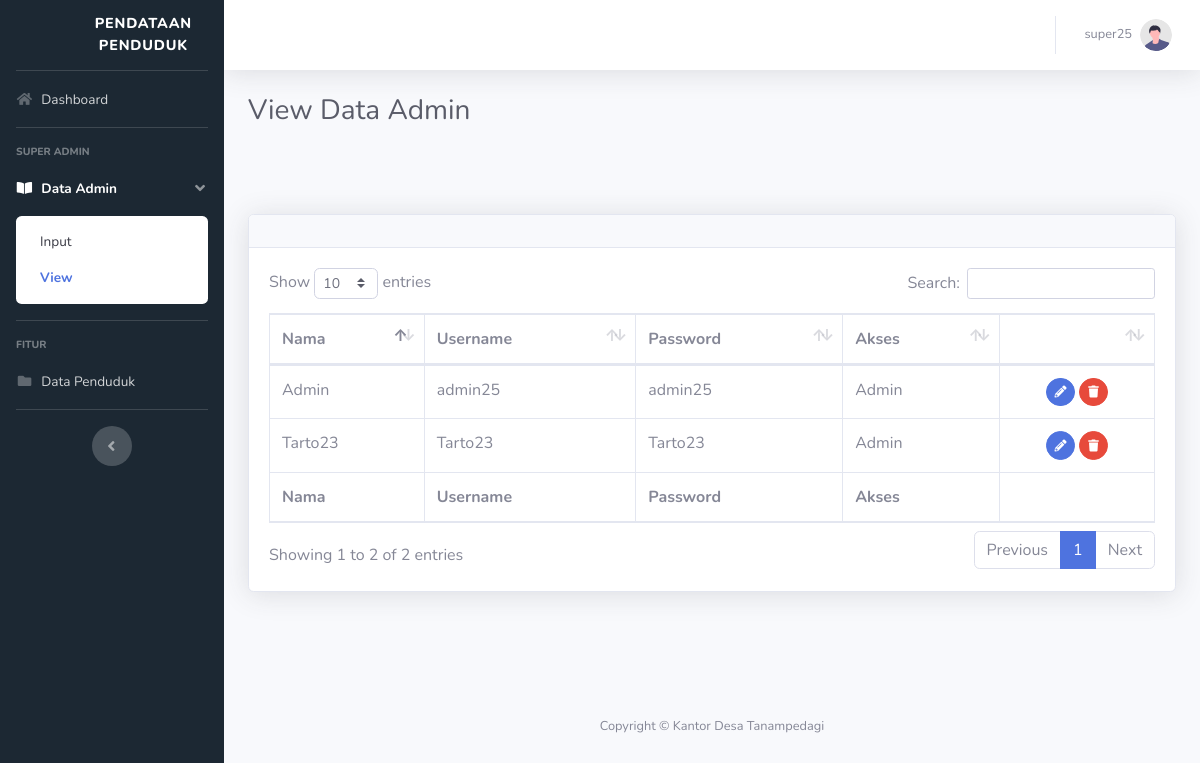
Page /Program/view_admin.php (signed in) on the committed database.
### tables this page shows
CREATE TABLE `akun` (
  `id_akun` int(11) NOT NULL,
  `nama_akun` varchar(50) NOT NULL,
  `username_akun` varchar(16) NOT NULL,
  `password_akun` varchar(16) NOT NULL,
  `id_akses` int(11) NOT NULL
);

### Program/view_admin.php (the view, shortened to what this page needs)
<!DOCTYPE html>
<html lang="en">
<head>
    <link href="vendor/fontawesome-free/css/all.min.css" rel="stylesheet" type="text/css">
    <link href="css/sb-admin-2.min.css" rel="stylesheet">
    <link rel="stylesheet" type="text/css" href="css/style.css">
    <link href="vendor/datatables/dataTables.bootstrap4.min.css" rel="stylesheet">
</head>
<body id="page-top">
    <div id="wrapper">
        <ul class="navbar-nav samping sidebar sidebar-dark accordion" id="accordionSidebar">
            <a class="sidebar-brand d-flex align-items-center justify-content-center" href="dashboard_super.php">
                <div class="sidebar-brand-icon logo">
                </div>
                <div class="sidebar-brand-text mx-3 text">Pendataan Penduduk</div>
            </a>
            <hr class="sidebar-divider my-0">
            <li class="nav-item">
                <a class="nav-link" href="dashboard_super.php">
                    <i class="fas fa-fw fa-home"></i>
                    <span>Dashboard</span></a>
            </li>
            <hr class="sidebar-divider">
            <div class="sidebar-heading">
                Super Admin
            </div>
            <li class="nav-item active">
                <a class="nav-link" href="#" data-toggle="collapse" data-target="#collapseTwo"
                    aria-expanded="true" aria-controls="collapseTwo">
                    <i class="fas fa-fw fa-book-open"></i>
                    <span>Data Admin</span>
                </a>
                <div id="collapseTwo" class="collapse show" aria-labelledby="headingTwo" data-parent="#accordionSidebar">
                    <div class="bg-white py-2 collapse-inner rounded">
                        <a class="collapse-item" href="input_admin.php">Input</a>
                        <a class="collapse-item active" href="view_admin.php">View</a>
                    </div>
                </div>
            </li>
            <hr class="sidebar-divider">
            <div class="sidebar-heading">
                Fitur
            </div>
            <li class="nav-item">
                <a class="nav-link" href="view_all_data.php">
                    <i class="fas fa-fw fa-folder"></i>
                    <span>Data Penduduk</span></a>
            </li>
            <hr class="sidebar-divider d-none d-md-block">
            <div class="text-center d-none d-md-inline">
                <button class="rounded-circle border-0" id="sidebarToggle"></button>
            </div>
        </ul>
        <div id="content-wrapper" class="d-flex flex-column">
            <div id="content" class="tengah">
                <nav class="navbar navbar-expand navbar-light bg-white topbar mb-4 static-top shadow">
                    <ul class="navbar-nav ml-auto">
                        <li class="nav-item dropdown no-arrow">
                            <a class="nav-link dropdown-toggle" href="#" id="userDropdown" role="button"
                                data-toggle="dropdown" aria-haspopup="true" aria-expanded="false">
                                <span class="mr-2 d-none d-lg-inline text-gray-600 small"><?php echo $_SESSION['username_akun']; ?></span>
                                <img class="img-profile rounded-circle"
                                    src="img/undraw_profile.svg">
                            </a>
                        </li>
                    </ul>
                </nav>
                <div class="container-fluid">
                    <h1 class="h3 mb-4 text-gray-800">View Data Admin</h1>
                    <div class="input_down">
                    </div>
                    <br>
                    <div class="card shadow mb-4">
                        <div class="card-header py-3">
                        </div>
                        <div class="card-body">
                            <div class="table-responsive">
                                <table class="table table-bordered" id="dataTable" width="100%" cellspacing="0">
                                    <thead>
                                        <tr>
                                            <th>Nama</th>
                                            <th>Username</th>
                                            <th>Password</th>
                                            <th>Akses</th>
                                            <th></th>
                                        </tr>
                                    </thead>
                                    <tfoot>
                                        <tr>
                                            <th>Nama</th>
                                            <th>Username</th>
                                            <th>Password</th>
                                            <th>Akses</th>
                                            <th></th>
                                        </tr>
                                    </tfoot>
                                    <tbody>
                                    <?php
                                    require ('koneksi.php');
                                    $result= mysqli_query($conn, "SELECT * FROM akun WHERE id_akses = 2");
                                    while ($data = mysqli_fetch_array($result)){
                                    ?>
                                        <tr>
                                            <td><?php echo $data['nama_akun']; ?></td>
                                            <td><?php echo $data['username_akun']; ?></td>
                                            <td><?php echo $data['password_akun']; ?></td>
                                            <td>
                                                <?php
                                                    if ($data['id_akses'] == 2) {
                                                        echo "Admin";
                                                    }
                                                ?>
                                            </td>
                                            <td>
                                                <center>
                                                    <a href="<?php echo "update_admin.php?id_akun=".$data['id_akun']; ?>" class="btn btn-primary btn-circle btn-sm" data-toggle="tooltip" title="Edit">
                                                        <i class="fas fa-pencil-alt"></i>
                                                    </a>
                                                    <a href="<?php echo "delete_admin_action.php?id_akun=".$data['id_akun']; ?>" class="btn btn-danger btn-circle btn-sm" data-toggle="tooltip" title="Delete">
                                                        <i class="fas fa-trash"></i>
                                                    </a>
                                                </center>
                                            </td>
                                        </tr>
                                    <?php
                                        }
                                    ?>
                                    </tbody>
                                </table>
                            </div>
                        </div>
                    </div>
                </div>
                <br>
                <br>
                <br>
            <footer class="sticky-footer">
                <div class="container my-auto">
                    <div class="copyright text-center my-auto">
                        <span>Copyright &copy; Kantor Desa Tanampedagi</span>
                    </div>
                </div>
            </footer>
        </div>
    </div>
</body>
</html>

### Program/css/style.css (style rules this page uses)
div .logo { width: 90%; height: 270%; background-image: url('../img/lambang3.png'); background-size: 70%; background-repeat: no-repeat; background-position: center; }
.samping { background-color: #1C2833; }
.text { font-size: 90%; }
.input_down { height: 38px; margin-left: -2%; width: 104%; }

### rows in the picture
akun: nama_akun "Admin", username_akun "admin25", password_akun "admin25"
akun: nama_akun "Tarto23", username_akun "Tarto23", password_akun "Tarto23", shows "Admin"

### other values in the picture
$_SESSION['username_akun'] "super25"
